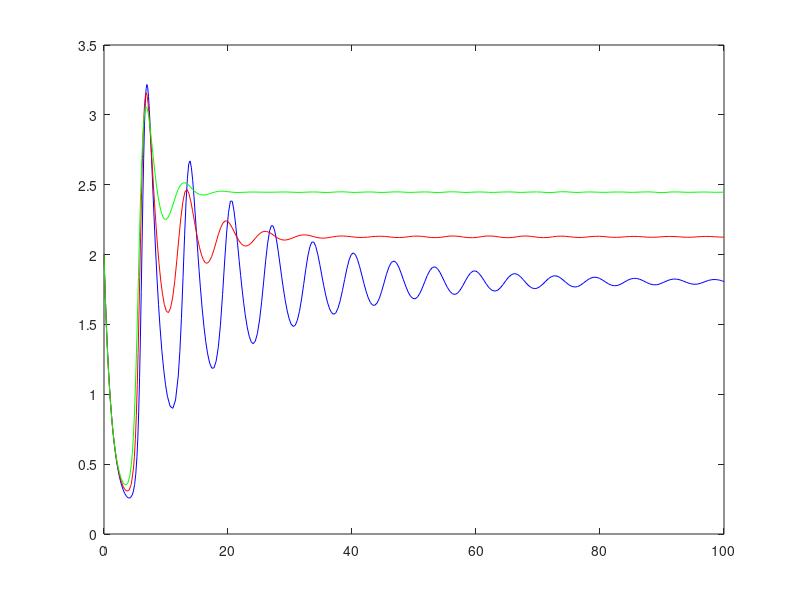

The MATLAB script that drew this image: (Note: this script raises an error after producing the figure.)
function model
[T,Y]   = ode45(@Bqfun1,[0 100],[2 2]);
[T1,Y1] = ode45(@Bqfun2,[0 100],[2 2]);
[T2,Y2] = ode45(@Bqfun3,[0 100],[2 2]);

plot (T,Y(:,2),'b',T1,Y1(:,2),'r',T2,Y2(:,2),'g');
h=legend('a = 0.02','a = 0.04','a = 0.06',3)
xlabel('t');
ylabel('x');

function dy1 = Bqfun1(t,y)
dy1 = zeros(2,1);
r=0.5; K=10; beta=0.4; alpha=0.7; a=0.02; b=0.07; c=0.7; delta0=1;  delta1=.3;
dy1=[(r*y(1)*(1-(y(1)/K))*(y(1)-beta)-alpha*y(1)*y(2)/(1+a*y(1)+b*y(2)))
    (c*alpha*y(1)*y(2)/(1+a*y(1)+b*y(2))-delta0*y(2)-delta1*y(2)*y(2))]

function dy2 = Bqfun2(t,y)
dy2 = zeros(2,1);
r=0.5; K=10; beta=0.4; alpha=0.7; a=0.04; b=0.07; c=0.7; delta0=1;  delta1=.3;
dy2=[(r*y(1)*(1-(y(1)/K))*(y(1)-beta)-alpha*y(1)*y(2)/(1+a*y(1)+b*y(2)))
    (c*alpha*y(1)*y(2)/(1+a*y(1)+b*y(2))-delta0*y(2)-delta1*y(2)*y(2))]

function dy3 = Bqfun3(t,y)
dy3 = zeros(2,1);
r=0.5; K=10; beta=0.4; alpha=0.7; a=0.06; b=0.07; c=0.7; delta0=1;  delta1=.3;
dy3=[(r*y(1)*(1-(y(1)/K))*(y(1)-beta)-alpha*y(1)*y(2)/(1+a*y(1)+b*y(2)))
    (c*alpha*y(1)*y(2)/(1+a*y(1)+b*y(2))-delta0*y(2)-delta1*y(2)*y(2))]